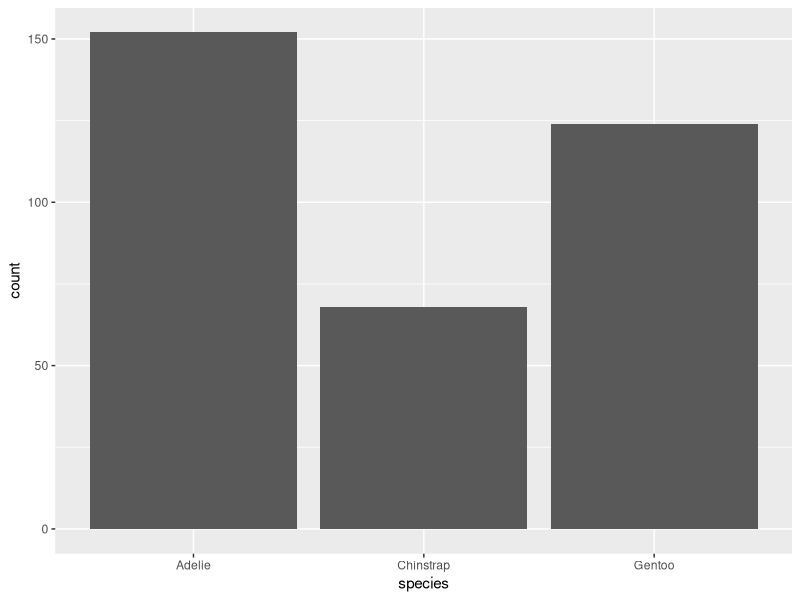
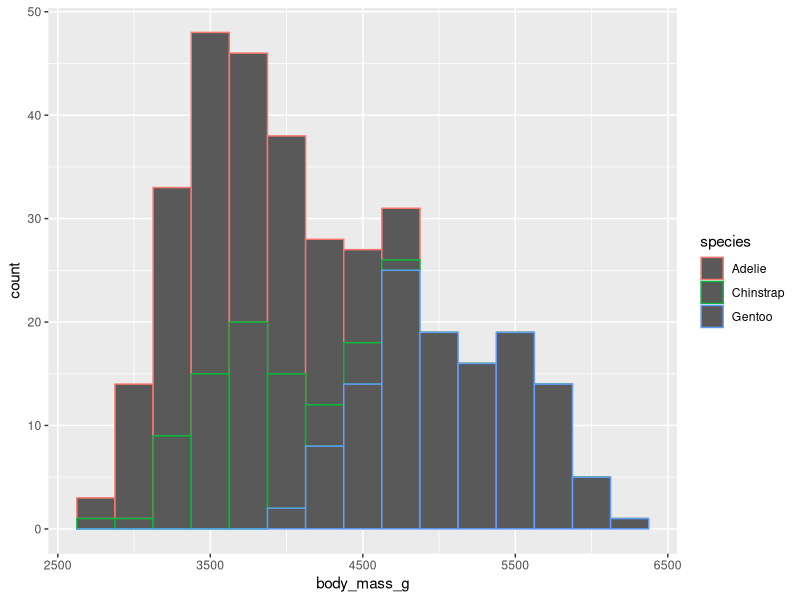
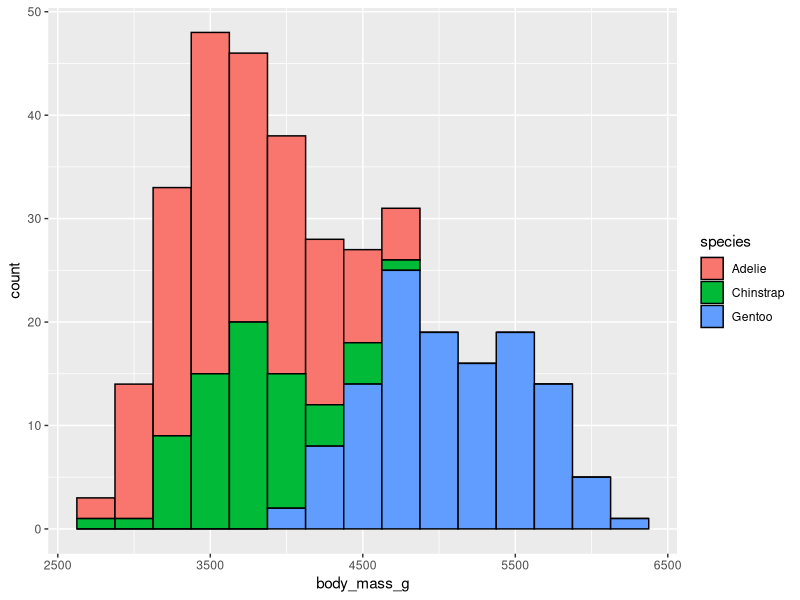
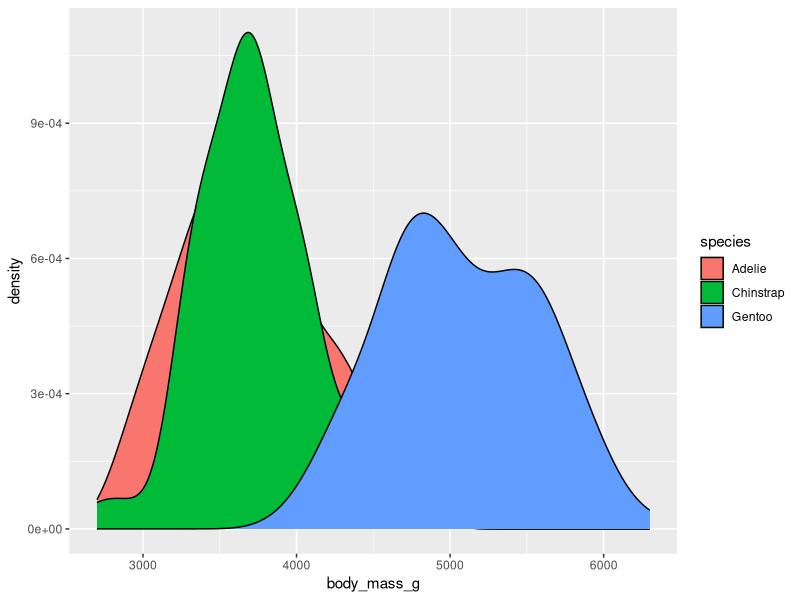
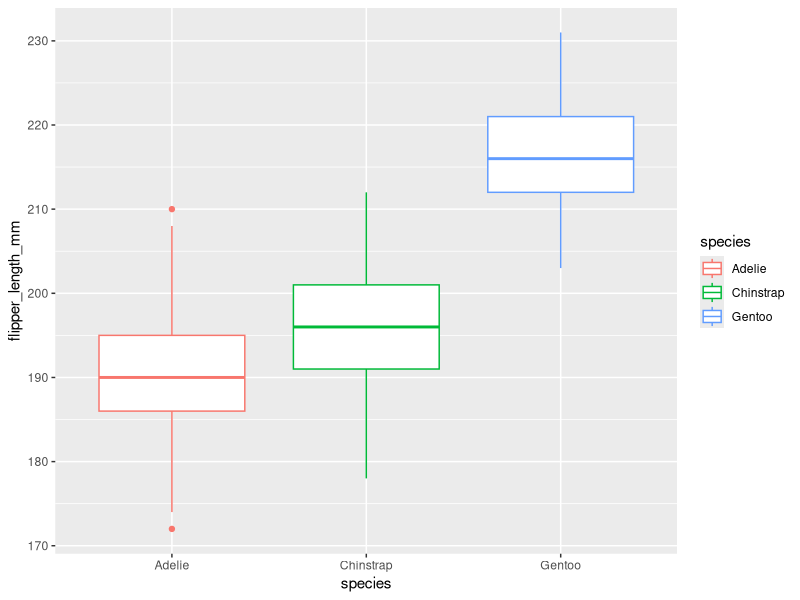
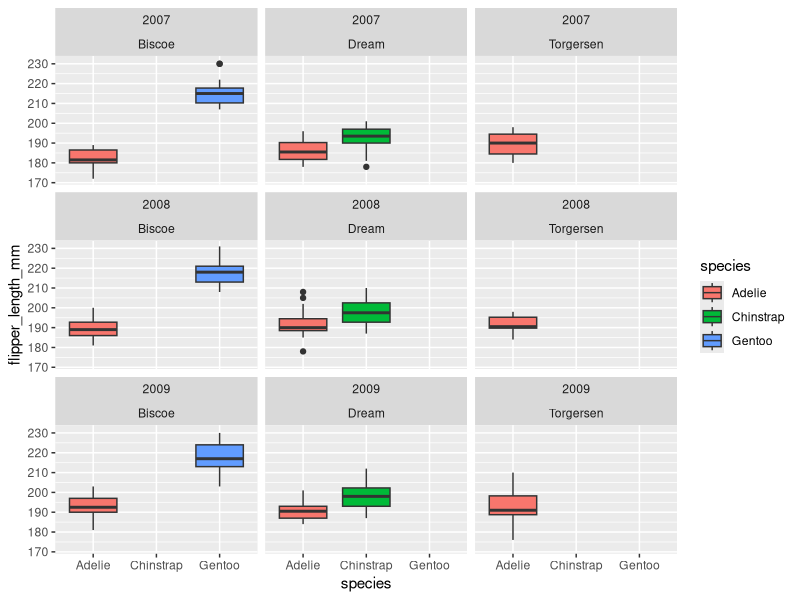
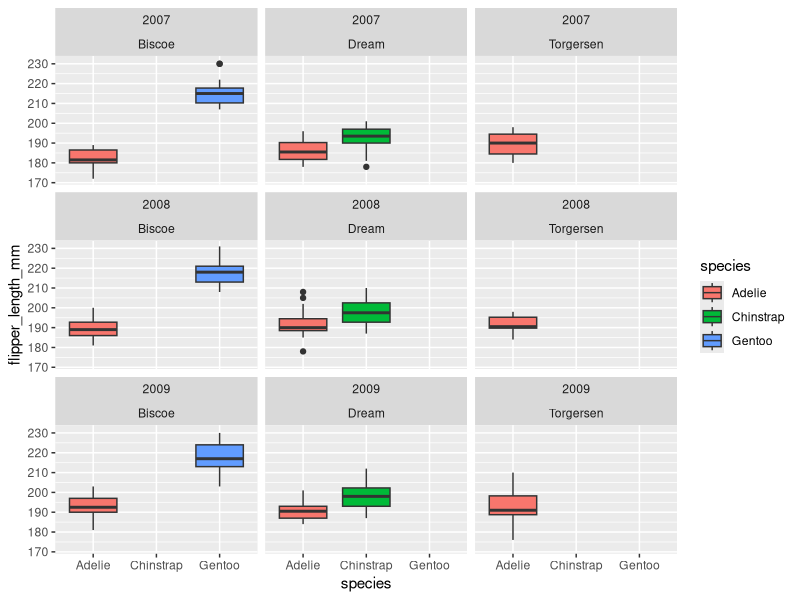
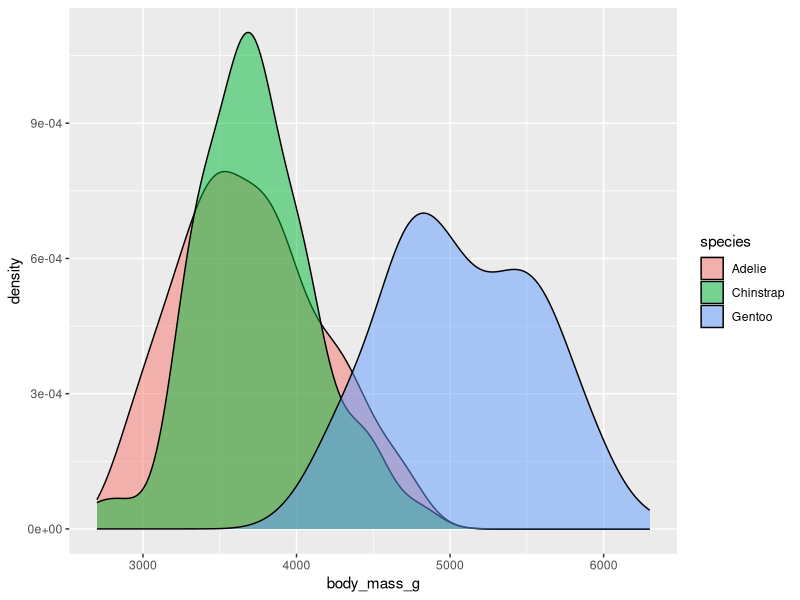

The R source for these figures, in order:
setwd("C:/Rstudio/stats")

# dataset containing three penguin species on the palmer archipelago, this is used for data exploration & visualization
library(palmerpenguins)
library(tidyverse)

# first look at data
data(penguins) # load a dataset made available by a package
head(penguins)
head(penguins, n = 10) # we see that there is missing data (NA)

glimpse(penguins) # the function ~glimpse() is an alternative of the ~str() function available in tidyverse

# visualization using ggplot, the pipe-symbol %>% adds data into a function (here the plot) that is scripted after
p <- penguins %>% 
    ggplot(aes(x = flipper_length_mm, y = body_mass_g, shape = island)) + 
    geom_point() +
    labs(title = "Penguin size, Palmer Station LTER", 
         subtitle = "Flipper length vs body mass for Adelie, Chinstrap and Gentoo", 
         x = "Flipper length (mm)", y = "Body mass (g)") +
    theme(panel.background = element_rect(fill = "white")) + 
    geom_point(aes(color = species)) +
    scale_color_manual(values = c("darkorange", "purple", "cyan4"), name = "Species")
  
# aes defines the aesthetics: dimensions of a Cartesian system, R defines the optimal range of both axes to see the data
# add geometry using + and then choose a geometry, in this case point symbols: creates a Scatterplot
# then we define the shape to be dependent on the variable island
# add labels, for example title, subtitle or axis description  
# change the theme of specific parameters, here the background, which is a rectangular object, we can change line-width, type, color etc
# or use a readily available theme: theme_bw() for example
# add color to the different species by defining the aes as color by species
# create a color palette using ~scale_color_manual(values = c()), we can also specify a legend title
# or use a readily available color palette: scale_color_brewer(palette = "Set2")

# univariate distributions
# using ggplot we create a barchart (for qualitative or discrete quantitative variables)
penguins %>% 
  ggplot() +
  geom_bar(aes(x = species))
# or a histogram (for continuous data)
penguins %>% 
  ggplot() +
  geom_histogram(aes(x = body_mass_g, color = species),
                 binwidth = 250)
# if the binwidth is broadend, we can reduce the noise
# if you add colors (border) for each species, it shows stacked bars, showing us where the species are distributed in the graph (gentoo appear to be bigger on average)
# to control the color of a geometry use ~fill for the bars, and add color = black (outside of aes) to add black borders to the bars
penguins %>% 
  ggplot() +
  geom_histogram(aes(x = body_mass_g,fill = species),
                 binwidth = 250, color = "black")
# or a density plot
penguins %>%
  ggplot() + 
  geom_density(aes(x = body_mass_g, fill = species), binwidth = 250, color = "black")
# use ~alpha to control transparency ( 0 = totally transparent, 1 = solid)
dens <- penguins %>%
  ggplot() + 
  geom_density(aes(x = body_mass_g, fill = species), binwidth = 250, color = "black", alpha = 0.5)

# bivariate distributions
# how does a quantitative variable vary in respect to a quantitative variable?
# box and whisker plots ( often more elegant to have species on y if you have to compare many boxplots)
penguins %>%
  ggplot() +
  geom_boxplot(aes(x = species, y  = flipper_length_mm, color = species))

# use ~facet_wrap to create subplots, in this case for multiple years/islands (facet_grid would work to but flip the graph)
penguins %>%
  ggplot() +
  geom_boxplot(aes(x = species, y  = flipper_length_mm, fill = species)) + 
  facet_wrap(vars(year, island))

# export graphs (this automatically exports the last image, otherwise we have to assign the graph a name and export that)
ggsave(filename = "boxplot.png")
ggsave(filename = "density_plot.png", plot = dens, width = 7, height = 7)
